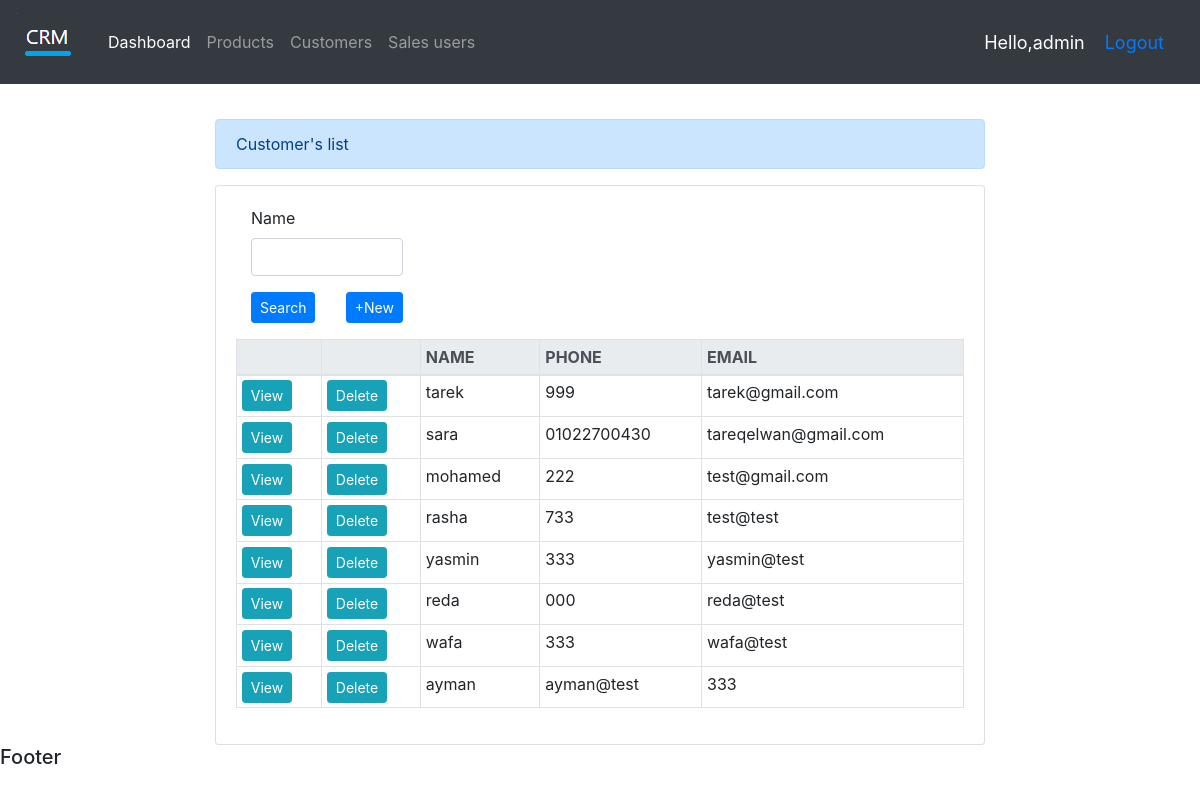
/list_customer/ (signed in), run on an earlier commit of the app's database.
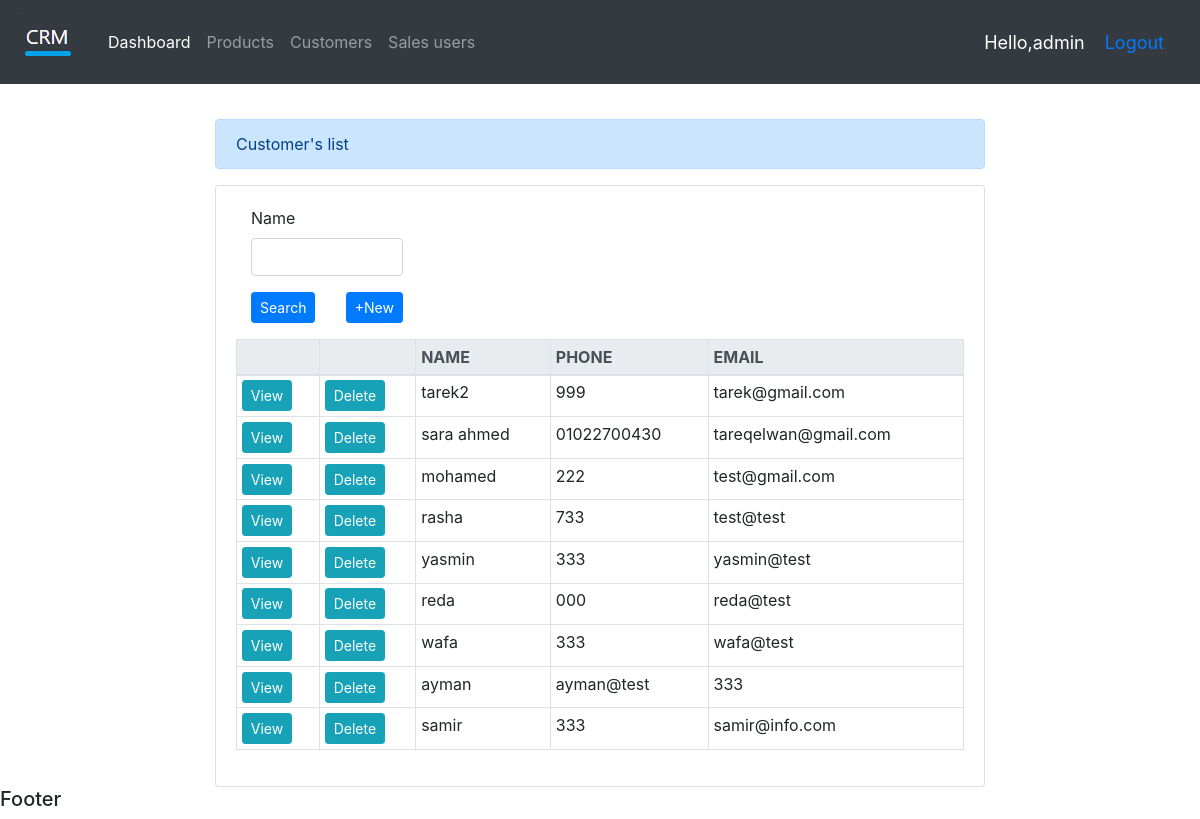
And on a later commit of the database.
### accounts/models.py (models this page shows, shortened)
class Customer(models.Model):
    name = models.CharField(max_length=200)
    phone = models.CharField(max_length=200)
    email = models.CharField(max_length=200)
    date_created = models.DateTimeField(auto_now_add=True,null=True)

### accounts/views.py (the view)
# urls.py: path('list_customer/', views.list_customer,name="list_customer"),
@login_required(login_url='login')
def list_customer(request):
    customers=Customer.objects.all()
    total_customers=customers.count()
    customer_filter = CustomerFilter(request.GET,queryset=customers)
    customers = customer_filter.qs
    context={'customers':customers,'total_customers':total_customers,'customer_filter':customer_filter,}
    return render(request,'accounts/list_customer.html',context)

### accounts/templates/accounts/list_customer.html
{%  extends 'accounts/main.html' %}
{% load static %}
{% load crispy_forms_tags %}
{% block content %}
<div class="container col-md-8" style="margin-top:35px;">
    <div class="alert alert-primary" role="alert">
        Customer's list
    </div>
    <div class="card card-body col-md-12">
    <form class="form-group col-md-3" method="get">
        {{customer_filter.form.name|as_crispy_field}}
        <button class="btn btn-primary btn-sm float-left" type="submit">Search </button>
        <a class="btn btn-primary btn-sm float-right" href="{% url 'create_customer' %}">+New</a>
    </form>
    <table class="table table-sm col-md-12 table-hover table-bordered">
        <thead class="thead-light">
            <tr>
                <th></th>
                <th></th>
                <th>NAME</th>
                <th>PHONE</th>
                <th>EMAIL</th>
            </tr>
        </thead>
        {% for customer in customers %}
        <tr>
            <td><a class="btn btn-sm btn-info" href="{% url 'update_customer' customer.id %}">View</a></td>
            <td><a class="btn btn-sm btn-info" href="{% url 'delete_customer' customer.id %}">Delete</a></td>
            <td>{{customer.name}}</td>
            <td>{{customer.phone}}</td>
            <td>{{customer.email}}</td>
        </tr>
        {% endfor %}
    </table>
</div>
</div>
{% endblock %}

What changed in the data, as far as the page shows it:
changed Customer "tarek@gmail.com": name "tarek" → "tarek2"
changed Customer "tareqelwan@gmail.com": name "sara" → "sara ahmed"
added Customer: name "samir", phone "333", email "samir@info.com"
